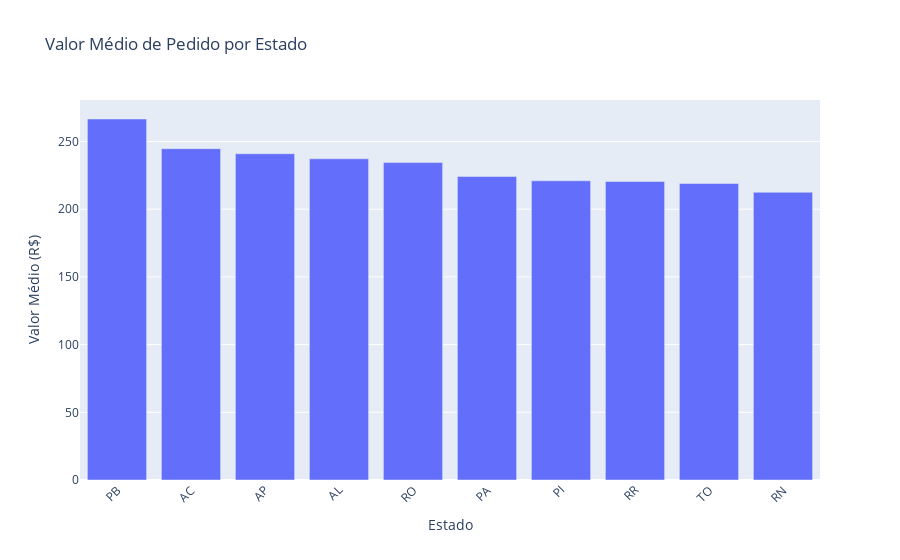

This figure's notebook cell:
### Markdown cell above
2.3: Quais estados brasileiros possuem o maior valor médio de pedido?

### Code cell
query = '''
SELECT
  c.customer_state,
  AVG(oi.total_order_value) AS valor_medio_pedido
FROM
  orders o
JOIN customers c ON o.customer_id = c.customer_id
JOIN (
  SELECT
    order_id,
    SUM(price + freight_value) AS total_order_value
  FROM
    order_item
  GROUP BY
    order_id
) oi ON o.order_id = oi.order_id
GROUP BY
  c.customer_state
ORDER BY
  valor_medio_pedido DESC
LIMIT 10;
'''

df_estado_valor_medio = pd.read_sql(query, con=engine)

fig = px.bar(
    df_estado_valor_medio,
    x='customer_state',
    y='valor_medio_pedido',
    title='Valor Médio de Pedido por Estado',
    labels={'customer_state': 'Estado', 'valor_medio_pedido': 'Valor Médio (R$)'}
)
fig.update_layout(xaxis_tickangle=-45)
fig.show()

### Figure 1 — Plotly figure (JSON) as saved in the notebook; plotly's stock layout.template omitted (floating-point values rounded to 4 significant figures)
{"data": [{"hovertemplate": "Estado=%{x}<br>Valor Médio (R$)=%{y}<extra></extra>", "legendgroup": "", "marker": {"color": "#636efa", "pattern": {"shape": ""}}, "name": "", "orientation": "v", "showlegend": false, "textposition": "auto", "type": "bar", "x": ["PB", "AC", "AP", "AL", "RO", "PA", "PI", "RR", "TO", "RN"], "xaxis": "x", "y": [266.6, 244.7, 240.9, 237.2, 234.4, 224.1, 221.0, 220.5, 219.0, 212.5], "yaxis": "y"}], "layout": {"barmode": "relative", "legend": {"tracegroupgap": 0}, "title": {"text": "Valor Médio de Pedido por Estado"}, "xaxis": {"anchor": "y", "domain": [0, 1], "tickangle": -45, "title": {"text": "Estado"}}, "yaxis": {"anchor": "x", "domain": [0, 1], "title": {"text": "Valor Médio (R$)"}}}}
